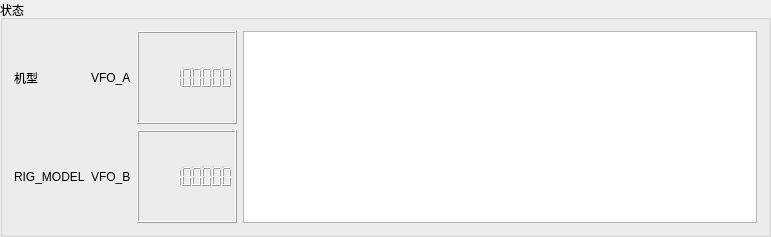
     <widget class="QGroupBox" name="group_up">
      <property name="minimumSize">
       <size>
        <width>771</width>
        <height>104</height>
       </size>
      </property>
      <property name="title">
       <string>状态</string>
      </property>
      <layout class="QHBoxLayout" name="horizontalLayout_16">
       <item>
        <layout class="QVBoxLayout" name="verticalLayout_7">
         <item>
          <widget class="QLabel" name="label_model">
           <property name="text">
            <string>机型</string>
           </property>
          </widget>
         </item>
         <item>
          <widget class="QLabel" name="label_30">
           <property name="text">
            <string>RIG_MODEL</string>
           </property>
          </widget>
         </item>
        </layout>
       </item>
       <item>
        <layout class="QGridLayout" name="gridLayout">
         <item row="0" column="0">
          <widget class="QLabel" name="label">
           <property name="text">
            <string>VFO_A</string>
           </property>
          </widget>
         </item>
         <item row="0" column="1">
          <widget class="QLCDNumber" name="lcd_vfo_a">
           <property name="font">
            <font>
             <family>Arial</family>
            </font>
           </property>
           <property name="digitCount">
            <number>9</number>
           </property>
           <property name="intValue" stdset="0">
            <number>438500000</number>
           </property>
          </widget>
         </item>
         <item row="1" column="0">
          <widget class="QLabel" name="label_2">
           <property name="text">
            <string>VFO_B</string>
           </property>
          </widget>
         </item>
         <item row="1" column="1">
          <widget class="QLCDNumber" name="lcd_vfo_b">
           <property name="font">
            <font>
             <family>Arial</family>
            </font>
           </property>
           <property name="digitCount">
            <number>9</number>
           </property>
           <property name="intValue" stdset="0">
            <number>438500000</number>
           </property>
          </widget>
         </item>
        </layout>
       </item>
       <item>
        <widget class="QGraphicsView" name="graphicsView"/>
       </item>
      </layout>
     </widget>
